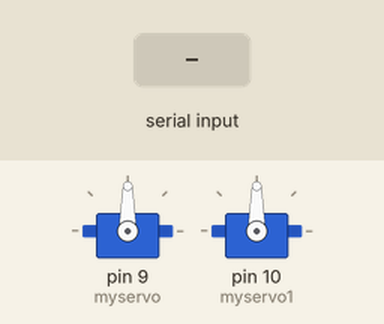
Simulated run of this sketch. Board: Arduino Uno, built with avr-gcc and run on an emulated ATmega328P. On the bench: 2 × servo. The inputs (shaded band) are chosen by the test bench.

Above: at 1.2 s.
1.3 s: "90,45,200\n" received over Serial
At 2.8 s:
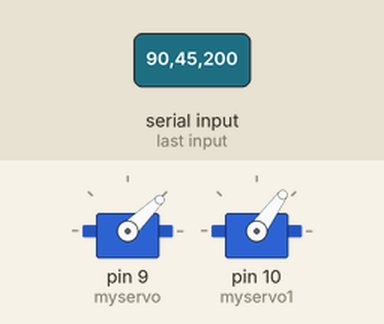
3.8 s: "30,150,10\n" received over Serial
At 5.9 s:
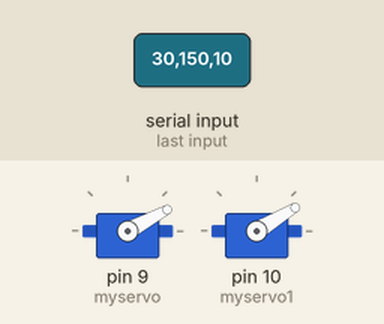
6.3 s: "90,45\n" received over Serial
At 7.8 s:
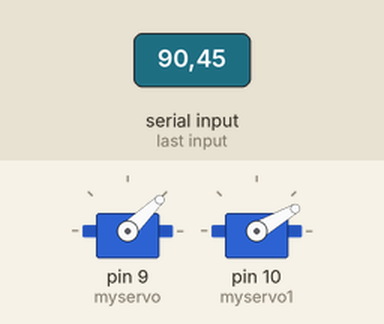
8.7 s: "200\n" received over Serial
At 10.8 s:
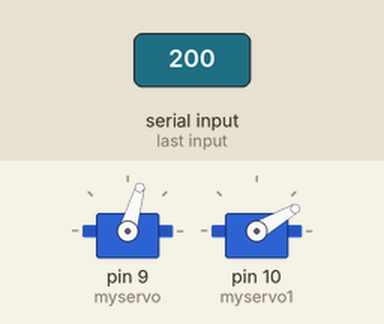
11.2 s: "90\n" received over Serial
At 12.7 s:
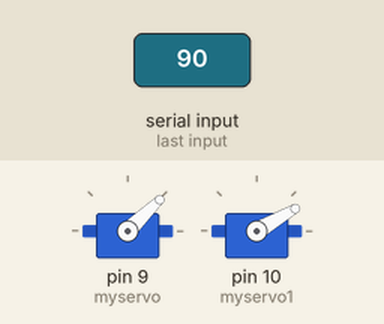
Timing chart, 0 to 14.2 s (numbered marks = the images above; inputs shaded):
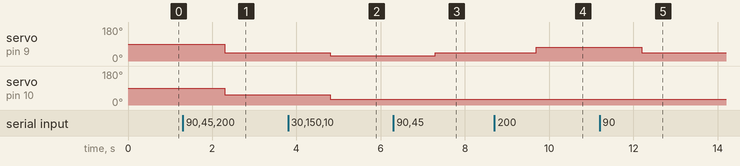

Measured:
- after the input at 1.3 s, servo on pin 9 (myservo): 90° → 44° after 1.0 s; servo on pin 10 (myservo1): 90° → 54° after 1.0 s
- after the input at 3.8 s, servo on pin 9 (myservo): 44° → 28° after 1.0 s; servo on pin 10 (myservo1): 54° → 31° after 1.0 s
- after the input at 6.3 s, servo on pin 9 (myservo): 28° → 44° after 1.0 s; servo on pin 10 (myservo1): 31° → 30° after 1.0 s
- after the input at 8.7 s, servo on pin 9 (myservo): 44° → 74° after 1.0 s
- after the input at 11.2 s, servo on pin 9 (myservo): 74° → 44° after 1.0 s

The sketch:

sensor_project.ino
```cpp
#include <Servo.h>
Servo myservo;
Servo myservo1;
String my_data;
String my_intensity;
#define LED_PIN 11
int brightness;

String getValue(String data, char separator, int index)
{
  int found = 0;
  int strIndex[] = {0, -1};
  int maxIndex = data.length()-1;

  for(int i=0; i<=maxIndex && found<=index; i++){
    if(data.charAt(i)==separator || i==maxIndex){
        found++;
        strIndex[0] = strIndex[1]+1;
        strIndex[1] = (i == maxIndex) ? i+1 : i;
    }
  }

  return found>index ? data.substring(strIndex[0], strIndex[1]) : "";
}
void setup() {
  Serial.begin(115200);
  myservo.attach(9);
  myservo1.attach(10);
}

void loop() {
  while (Serial.available()==0){

  }
  my_data = Serial.readStringUntil('\r');
  String xval = getValue(my_data, ',', 0);
  String yval = getValue(my_data, ',', 2);
  int xvalue = xval.toInt();
  int yvalue = yval.toInt();
  brightness = my_data.toInt();
  int num = map(xvalue, 0, 255, 20, 90);
  int num1 = map(yvalue, 0, 500, 30, 90);
  myservo.write(num);
  myservo1.write(num1);
}
```
